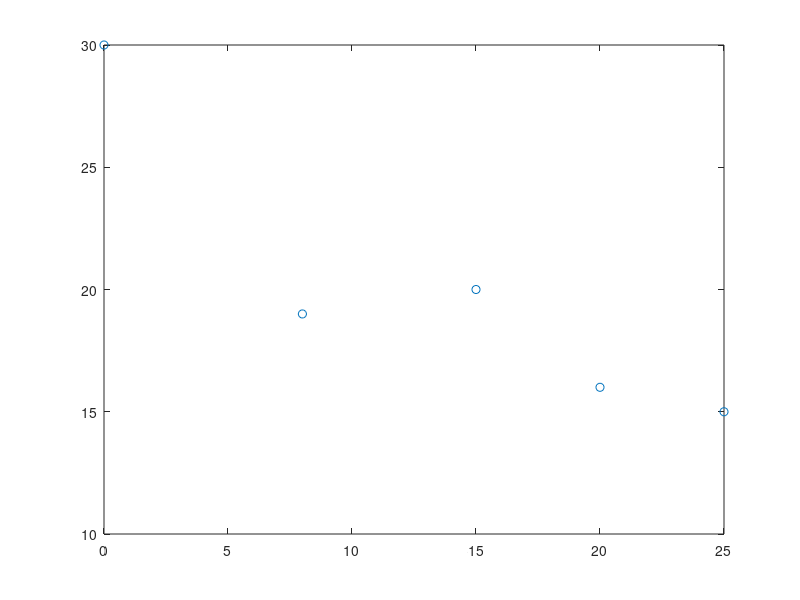

Here is the MATLAB script that generated this plot: (Note: this script raises an error after producing the figure.)

%% Clean up
clc % vide ligne de commande
clear all % vide workspace
close all % vide fenetres et graphiques

%% Trajectoire

x = [0 8 15 20 25 ];
y = [ 30 19 20 16 15 ];
n = 4;

[p,S] = polyfit(x,y,n);

x1 = linspace(0,25);
p = polyval(p,x1);
figure
plot(x,y,'o')
hold on
plot(x1,y1)
hold off


